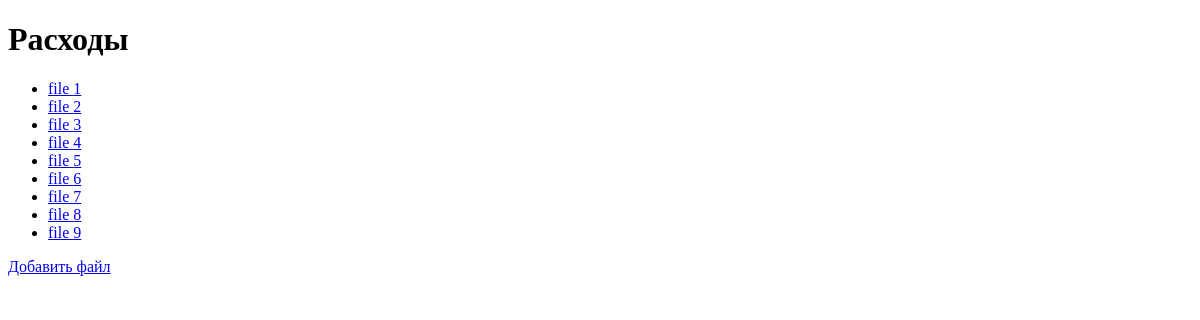
Page /expenses/ on the earlier database version.
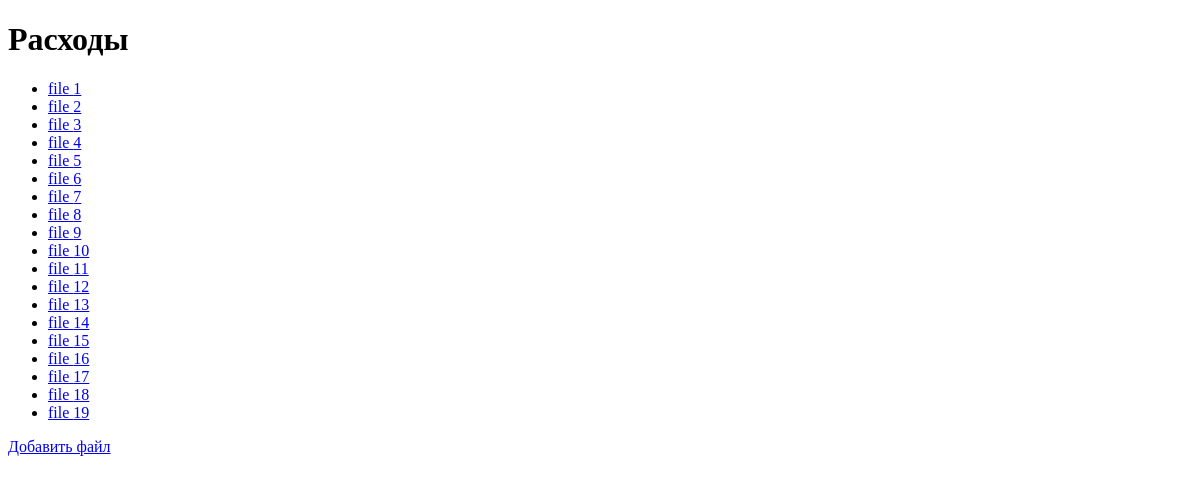
Same page on the later database version.
### expenses/models.py (models this page shows)
class Expense(models.Model):
  expense_file = models.FileField(null = True, upload_to = "files/")

### expenses/views.py (the view)
# urls.py: path('expenses/', views.expenses, name='expenses'),
def expenses(request):
  myexpenses = Expense.objects.all().values()
  template = loader.get_template('all_expenses.html')
  context = {
    'myexpenses': myexpenses,
  }
  return HttpResponse(template.render(context, request))

### expenses/templates/all_expenses.html
<!DOCTYPE html>
<html>
<body>
<div class="container-fluid p-5 bg-primary text-white text-center">
  <h1>Расходы</h1>
</div>
<ul>
  {% for x in myexpenses %}
    <li><a href="details/{{ x.id }}">file {{ x.id }}</a></li>
  {% endfor %}
</ul>
<a href="http://127.0.0.1:8000/list/">Добавить файл</a>
</body>
</html>

Differences in the rows shown:
added Expense: id "10"
added Expense: id "11"
added Expense: id "12"
added Expense: id "13"
added Expense: id "14"
added Expense: id "15"
added Expense: id "16"
added Expense: id "17"
added Expense: id "18"
added Expense: id "19"
